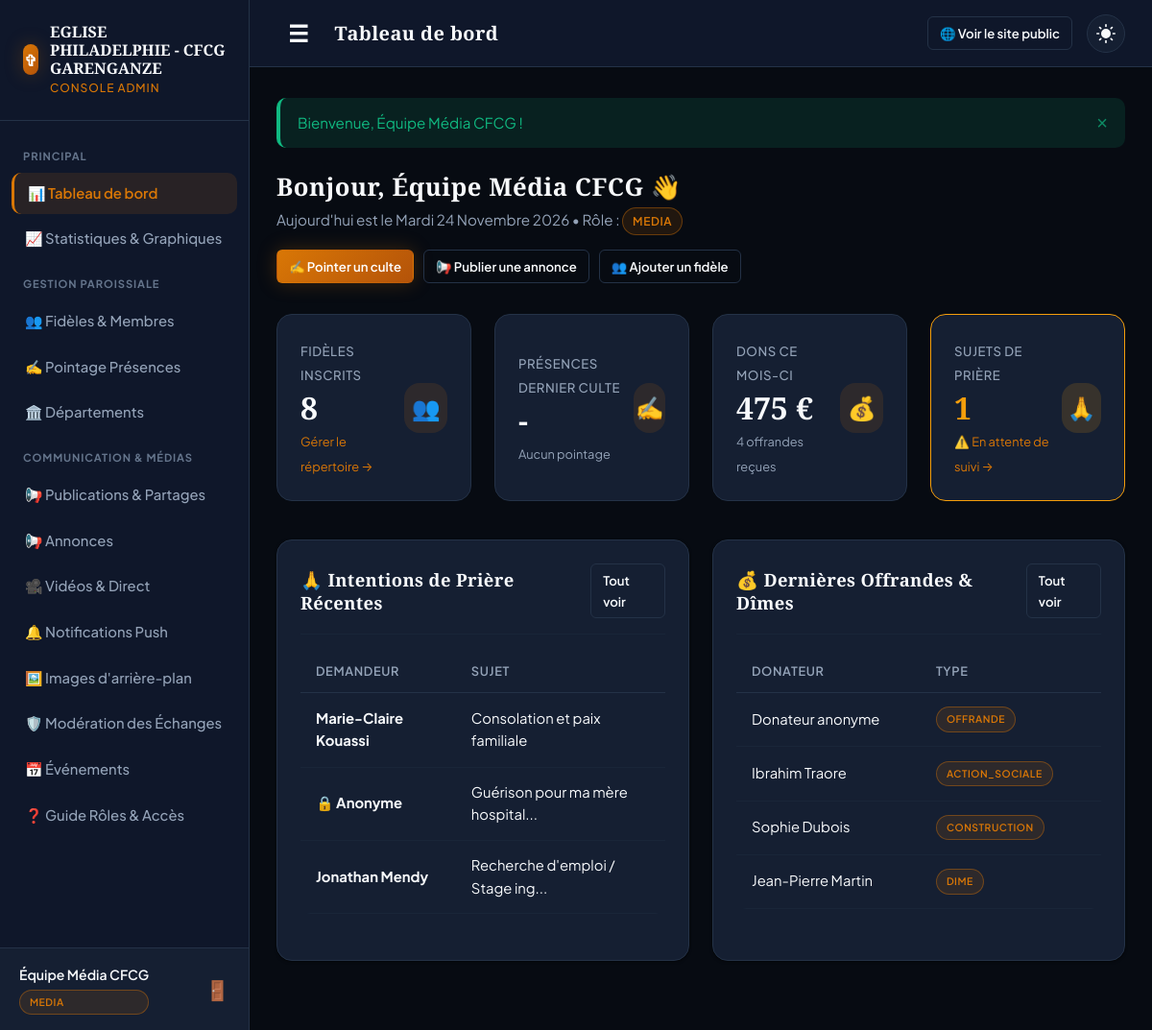
The app's page /admin/index.php (signed in) with its own data.
### tables this page shows
CREATE TABLE `eglise` (
  `id` int NOT NULL AUTO_INCREMENT,
  `nom` varchar(150) NOT NULL,
  `slogan` varchar(200) DEFAULT NULL,
  `adresse` varchar(255) DEFAULT NULL,
  `telephone` varchar(30) DEFAULT NULL,
  `email` varchar(100) DEFAULT NULL,
  `logo` varchar(255) DEFAULT NULL,
  `a_propos` text,
  `facebook_url` varchar(255) DEFAULT NULL,
  `youtube_url` varchar(255) DEFAULT NULL,
  `tiktok_url` varchar(255) DEFAULT NULL,
  `whatsapp` varchar(30) DEFAULT NULL,
  PRIMARY KEY (`id`)
);

CREATE TABLE `demandes_priere` (
  `id` int NOT NULL AUTO_INCREMENT,
  `fidele_id` int DEFAULT NULL,
  `nom_demandeur` varchar(100) DEFAULT NULL,
  `telephone` varchar(30) DEFAULT NULL,
  `email` varchar(100) DEFAULT NULL,
  `sujet` varchar(200) NOT NULL,
  `message` text NOT NULL,
  `anonyme` tinyint(1) DEFAULT '0',
  `statut` enum('nouveau','en_priere','exauce','archive') DEFAULT 'nouveau',
  `traite_par_admin_id` int DEFAULT NULL,
  `created_at` timestamp NULL DEFAULT CURRENT_TIMESTAMP,
  `updated_at` timestamp NULL DEFAULT CURRENT_TIMESTAMP ON UPDATE CURRENT_TIMESTAMP,
  PRIMARY KEY (`id`),
  KEY `idx_priere_statut` (`statut`),
  KEY `idx_priere_fidele` (`fidele_id`),
  KEY `fk_priere_admin` (`traite_par_admin_id`),
  CONSTRAINT `fk_priere_admin` FOREIGN KEY (`traite_par_admin_id`) REFERENCES `admins` (`id`) ON DELETE SET NULL,
  CONSTRAINT `fk_priere_fidele` FOREIGN KEY (`fidele_id`) REFERENCES `fideles` (`id`) ON DELETE SET NULL
);

CREATE TABLE `dons` (
  `id` int NOT NULL AUTO_INCREMENT,
  `fidele_id` int DEFAULT NULL,
  `nom_donateur` varchar(120) DEFAULT NULL,
  `telephone` varchar(30) DEFAULT NULL,
  `type_don` enum('dime','offrande','construction','mission','action_sociale','autre') DEFAULT 'offrande',
  `montant` decimal(12,2) NOT NULL,
  `devise` varchar(5) DEFAULT 'EUR',
  `methode` enum('especes','virement','mobile_money','cheque','carte') DEFAULT 'especes',
  `reference_transaction` varchar(100) DEFAULT NULL,
  `statut` enum('en_attente','valide','annule') DEFAULT 'valide',
  `date_don` datetime DEFAULT CURRENT_TIMESTAMP,
  `enregistre_par_admin_id` int DEFAULT NULL,
  `remarque` varchar(255) DEFAULT NULL,
  PRIMARY KEY (`id`),
  KEY `idx_dons_statut_date` (`statut`,`date_don`),
  KEY `idx_dons_type` (`type_don`),
  KEY `idx_dons_fidele` (`fidele_id`),
  KEY `fk_dons_admin` (`enregistre_par_admin_id`),
  CONSTRAINT `fk_dons_admin` FOREIGN KEY (`enregistre_par_admin_id`) REFERENCES `admins` (`id`) ON DELETE SET NULL,
  CONSTRAINT `fk_dons_fidele` FOREIGN KEY (`fidele_id`) REFERENCES `fideles` (`id`) ON DELETE SET NULL
);

### admin/index.php (the view, shortened to what the rows shown need)
<?php
require_once __DIR__ . '/../config/database.php';
require_once __DIR__ . '/../includes/functions.php';
require_once __DIR__ . '/../includes/auth.php';
require_once __DIR__ . '/../includes/db_helpers.php';
$dernieresPrieres = db()->query("
    SELECT * FROM demandes_priere
    ORDER BY created_at DESC LIMIT 5
")->fetchAll();
$derniersDons = db()->query("
    SELECT * FROM dons
    ORDER BY date_don DESC LIMIT 5
")->fetchAll();
include __DIR__ . '/../templates/admin_header.php';
?>
<div style="display: flex; justify-content: space-between; align-items: center; flex-wrap: wrap; gap: 15px; margin-bottom: 2rem;">
    <div>
        <h2 style="font-size: 1.6rem; margin-bottom: 4px;">
            Bonjour, <?= e($currentUser['nom']) ?> 👋
        </h2>
    </div>
</div>
<div class="grid grid-cols-2" style="margin-bottom: 2.5rem;">
    <div class="card">
        <?php if (empty($dernieresPrieres)): ?>
            <p style="color: var(--text-muted); padding: 1rem 0;">Aucune demande de prière enregistrée.</p>
        <?php else: ?>
            <div class="table-responsive">
                <table class="table">
                    <thead>
                        <tr>
                            <th>Demandeur</th>
                            <th>Sujet</th>
                        </tr>
                    </thead>
                    <tbody>
                        <?php foreach ($dernieresPrieres as $p): ?>
                            <tr>
                                <td>
                                    <strong><?= $p['anonyme'] ? '🔒 Anonyme' : e($p['nom_demandeur'] ?? 'Fidèle') ?></strong>
                                </td>
                                <td><?= e(truncate_text($p['sujet'], 30)) ?></td>
                            </tr>
                        <?php endforeach; ?>
                    </tbody>
                </table>
            </div>
        <?php endif; ?>
    </div>
    <div class="card">
        <?php if (empty($derniersDons)): ?>
            <p style="color: var(--text-muted); padding: 1rem 0;">Aucun don enregistré récemment.</p>
        <?php else: ?>
            <div class="table-responsive">
                <table class="table">
                    <thead>
                        <tr>
                            <th>Donateur</th>
                            <th>Type</th>
                            <th>Montant</th>
                        </tr>
                    </thead>
                    <tbody>
                        <?php foreach ($derniersDons as $d): ?>
                            <tr>
                                <td><?= e($d['nom_donateur'] ?? 'Anonyme') ?></td>
                                <td>
                                    <span class="badge badge-gold" style="font-size: 0.65rem;">
                                        <?= strtoupper(e($d['type_don'])) ?>
                                    </span>
                                </td>
                                <td style="font-weight: 700; color: var(--gold-primary);">
                                </td>
                            </tr>
                        <?php endforeach; ?>
                    </tbody>
                </table>
            </div>
        <?php endif; ?>
    </div>
</div>
<?php include __DIR__ . '/../templates/admin_footer.php'; ?>

### templates/admin_sidebar.php (shortened to what the rows shown need)
<aside class="admin-sidebar" id="admin-sidebar">
    <a href="<?= ADMIN_URL ?>/index.php" class="sidebar-brand">
        <div class="brand-text">
            <span class="brand-title" style="font-size: 1rem;"><?= e($church['nom'] ?? 'Église App') ?></span>
            <span class="brand-subtitle">Console Admin</span>
        </div>
    </a>
</aside>

### records on screen
eglise: nom "EGLISE PHILADELPHIE - CFCG GARENGANZE"
demandes_priere: nom_demandeur "Marie-Claire Kouassi", sujet "Consolation et paix familiale"
demandes_priere: anonyme "🔒 Anonyme", sujet "Guérison pour ma mère hospital..."
demandes_priere: nom_demandeur "Jonathan Mendy", sujet "Recherche d'emploi / Stage ing..."
dons: nom_donateur "Donateur anonyme", type_don "OFFRANDE"
dons: nom_donateur "Ibrahim Traore", type_don "ACTION_SOCIALE"
dons: nom_donateur "Sophie Dubois", type_don "CONSTRUCTION"
dons: nom_donateur "Jean-Pierre Martin", type_don "DIME"

### other values on screen
$currentUser['nom'] "Équipe Média CFCG"
$currentUser['role'] "MEDIA"
$adminHeaderTitle "Tableau de bord"
$flash['message'] "Bienvenue, Équipe Média CFCG !"
$totalFideles "8"
$donsStats['total_mois'] "475"
$donsStats['nb_dons'] "4"
$prieresEnAttente "1"
